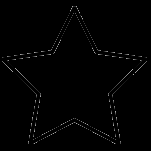
#> input picture yildiz.png, 151 x 151 px
$ python main.py
#> lines starting #> are read from the running program, lines starting #| are printed output that depends on the picture

import random
import matplotlib.pyplot as plt
import numpy as np
import cv2
from skimage.metrics import structural_similarity as ssim
from skimage.metrics import structural_similarity as ssim
from skimage import io
from PIL import Image, ImageDraw
import os


"""
Bu fonksiyon verilmiş olan bir kromozom ile girdi olarak verilen resmi ayni karede çizer
Böylece çizgiler ile resim arasindaki benzerlikler daha rahat gorulebilir
Egitim suresinin kisaltilabilmesi icin fitness fonksiyonu kucuk boyutlu resmi input olarak alir
Goruntu kalitesinin daha iyi olabilmesi icin mevcut sonuc alinip daha kaliteli resim ile birlikte cizilir

fonksiyon almis oldugu kromozom icerisindeki noktalari sirasiyle cizgi seklinde birlestirecek sekilde calisir
bunu yapabilmek icin resmin boyutlarina gore bir daire cizer ve devaminda trigonometrik fonksiyonlardan yararlanarak koordinatlari bulur
"""
# [57 lines left out: functions polar_grafik_ciz, plot_polar_graph, not called in this run]


"""
Bu fonksiyon kromozomlarin uygunluklarini puanlayan fonksiyondur
Kromozom degerlerine gore solution.png adli bir dosyaya trigo fonksiyonlarindan yararlanarak cizim yapar
Devaminda hem input dosyasini hem de solution.png dosyasini opencv yardimiyla okuyup numpy araciligi ile array haline getirilir
Elde edilen arraylar korelasyon fonksiyonuna tabii tutulur ve elde edilen deger geri dondurulur
"""
def calculate_fitness(kromozom, num_points, input_img):
    resim2 = cv2.imread(input_img, cv2.IMREAD_GRAYSCALE)

    width, height = resim2.shape

    #daireyi ve noktalari ayarlar
    circle_radius = np.sqrt(width ** 2 + height ** 2) / 2
    center_x = width / 2
    center_y = height / 2
    angles = np.linspace(0, 2 * np.pi, num_points, endpoint=False)
    points_on_circle = [(center_x + circle_radius * np.cos(angle), center_y + circle_radius * np.sin(angle)) for angle in angles]

    solution_img = Image.new('L', (width, height), color=255)

    #noktalari birlestir
    for i in range(len(kromozom) - 1):
        start_point = points_on_circle[kromozom[i] - 1]
        end_point = points_on_circle[kromozom[i + 1] - 1]
        draw = ImageDraw.Draw(solution_img)
        draw.line([start_point, end_point], fill=0, width=1)

    solution_img = solution_img.resize((width, height))
    solution_img.save("try.png")

    solution_array = np.array(solution_img).flatten()

    reference_array = np.array(resim2).flatten()

    korelasyon_katsayisi = np.corrcoef(solution_array, reference_array)[0, 1]
    return korelasyon_katsayisi

#jenerasyonu input olarak alir ve butun kromozomlari sirasiyla fitness fonksiyonuna tabi tutup uygunluk degerlerini array icerisinde dondurur
def fonkhesap(all_generation, points_of_generation, num_of_pop, input_image_path):

    for i in range(num_of_pop):
        benzerlik_orani = calculate_fitness(all_generation[i], 360, input_image_path)
        points_of_generation[i] = benzerlik_orani

#Random degerlerle indis belirler ve ona gore iki kromozomun farkli parcalarirni birlestirerek yeni kromozomlar uretir
# [16 lines left out: function crossover, not called in this run]


"""
Bu fonksiyon siralama secimini kullanarak uygunluk degeri yuksek olanlar icin daha yuksek ihtimalle secim yapan fonksiyondur
Fonksiyonda siralama seciminde oldugu gibi uygunluk degerlerini siralar ve ihtimalleri indis degerleri /toplam degerler olarak belirler
Devaminda random fonksiyonundan uygun bir sekilde yararlanabilmek icin bu ihtimallerin kumulatif toplamlarindan yeni bir dizi uretir
Boylece random fonksiyonunun uretecegi degerler kumulatif toplam array'i uzerinde uygun raliga uygun ihtimallerde dusecektir
"""
# [39 lines left out: functions rastgele_sec, degisiklik_yap, not called in this run]


"""
program hangi fotograf icin calistirilcaksa onun ismi yada yolu input_image_path degiskenine girilir

yine uygulanacak olan parametreler icin asagidaki degerler girilir

program her calistirildiginda resimin isimi kullanılarak bir klasor olusturulur ve output'lari oraya yerlestirir
"""

input_image_path = "yildiz.png"

num_of_pop = 800
num_of_cromosome = 60
num_of = 0
mutation_rate = 0.015
total_iteration_number = 1000
all_generation = np.random.randint(0, 359, size=(num_of_pop, num_of_cromosome), dtype=int)

#kalsor ismi icin split yap
parts = input_image_path.split(".")
folder_name = parts[0]

#yeni klasor olustur
folder_path = folder_name
os.makedirs(folder_path)

mean_s = []
max_values = []

#ilk jenerasyon icin random kromozomlar uretilir
for i in range(num_of_pop):
    for j in range(num_of_cromosome):
        deger = random.randint(0, 360)
        if (j != 0):
            while (deger == all_generation[i][j - 1]):
                deger = random.randint(0, 360)
        all_generation[i][j] = deger

points_of_generation = np.zeros(num_of_pop)
iterasyon = 1

#genetik algoritma belirlenen itersayon sayisinca calistirilir
while (num_of < total_iteration_number):

    #jenerasyondaki kromozmlari tek tek fitness fonksiyonuna veren fonksiyon
    fonkhesap(all_generation, points_of_generation, num_of_pop, input_image_path)
#> in calculate_fitness, `solution_img = Image.new('L', (width, height), color=255)`: solution_img: PIL image 151x151 L; every value is 255
#> after the loop in calculate_fitness, `for i in range(len(kromozom) - 1):`:
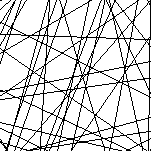
#> solution_img: PIL image 151x151 L; 83.6% white; black in thin lines or dots
#> in calculate_fitness, `korelasyon_katsayisi = np.corrcoef(solution_array, reference_array)[0,..`: korelasyon_katsayisi = 0.0113
    num_of = num_of + 1
    tmp_all_generation = all_generation

    #elde edilen uygunluk degerleri uzerinden crossover icin rastgele secim yapan fonksiyon
    #uygunluk degeri yuksekse secilme ihtimali daha yuksek
    for i in range(num_of_pop):
        ilk = rastgele_sec(points_of_generation,num_of_pop)
        iki = rastgele_sec(points_of_generation,num_of_pop)
        yedekyedek = crossover(all_generation[ilk], all_generation[iki])
        tmp_all_generation[i] = yedekyedek

    all_generation = tmp_all_generation
    #belirli oranda mutasyonu uygulayan fonksiyon
    all_generation = degisiklik_yap(all_generation,mutation_rate)


    #degerlerin bastirilmasi
    max_index = np.argmax(points_of_generation)  # argmax en buyuk elemanın indexini dondurur
    print(iterasyon)
    print("max index = " + str(max_index))
    print("deger " + str(points_of_generation[max_index]))
    mean = np.mean(points_of_generation)

    mean_s.append(mean)#baslangıc burada
    max_values.append(points_of_generation[max_index])

    print("mean" + str(mean))
    iterasyon = iterasyon + 1
    # print(all_generation[max_index])
    if (num_of % 10 == 0):
        polar_grafik_ciz(all_generation[max_index], input_image_path, num_of)

fig, axs = plt.subplots(2, figsize=(8, 6))  # 2 satır, 1 sütunlu bir alt grafik düzeni

# Mean grafiğini oluştur
axs[0].plot(mean_s, color='blue', marker='o', linestyle='-', label='Mean Values')
axs[0].set_xlabel('Index')  # X ekseni etiketi
axs[0].set_ylabel('Mean Values')  # Y ekseni etiketi
axs[0].set_title('Mean Values by Index')  # Grafiğin başlığı
axs[0].legend()  # Gösterilen verilerin açıklamalarını ekle
axs[0].grid(True)  # Izgarayı göster

# Max values grafiğini oluştur
axs[1].plot(max_values, color='red', marker='s', linestyle='--', label='Max Values')
axs[1].set_xlabel('Index')  # X ekseni etiketi
axs[1].set_ylabel('Max Values')  # Y ekseni etiketi
axs[1].set_title('Max Values by Index')  # Grafiğin başlığı
axs[1].legend()  # Gösterilen verilerin açıklamalarını ekle
axs[1].grid(True)  # Izgarayı göster

plt.tight_layout()  # Grafikler arasındaki boşluğu ayarla
plt.show()  # Grafikleri göster
